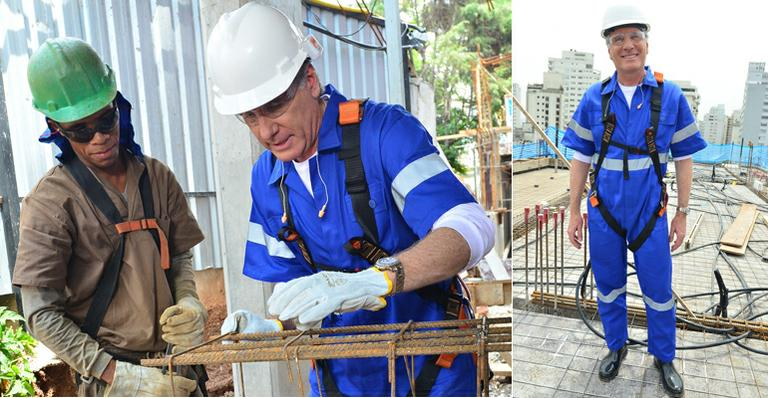
#> input picture analise02.jpg, 768 x 398 px, given in place of the camera
$ python BinarizacaoImagem.py
#> lines starting #> are read from the running program, lines starting #| are printed output that depends on the picture; after the words box and inside, x2 and y2 are one past the last pixel; in counts of white or black regions, pixels touching at a corner belong together
import cv2
import numpy as np

camera = cv2.VideoCapture(0)

while True:
    ret, frame = camera.read()
#> frame is the input picture: shape (398, 768, 3); mean B, G, R 158.7, 149.4, 144.6
    frame = cv2.flip(frame, 1)
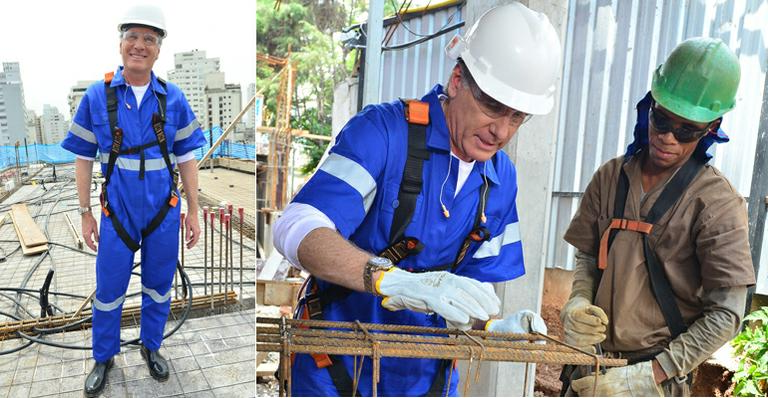
#> frame: shape (398, 768, 3); mean B, G, R 158.7, 149.4, 144.6
    hsv_frame = cv2.cvtColor(frame, cv2.COLOR_BGR2HSV)
#> hsv_frame: shape (398, 768, 3); mean H, S, V 64.3, 72.5, 174.4

    binarizacao = cv2.cvtColor(frame, cv2.COLOR_BGR2GRAY)
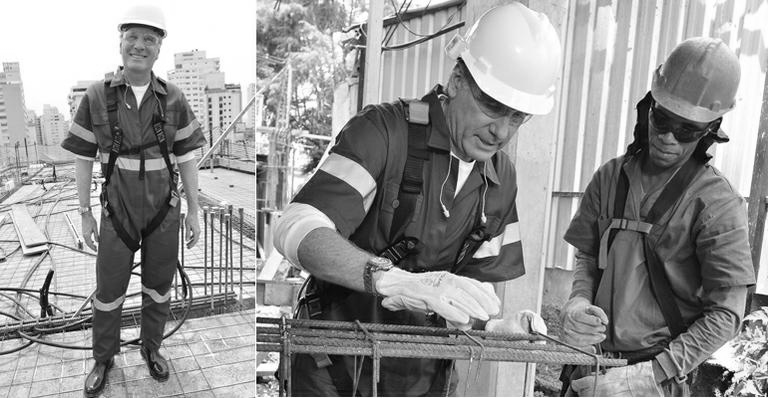
#> binarizacao: shape (398, 768); min 0, max 255, mean 149
    imagemGaussianBlur = cv2.GaussianBlur(binarizacao, (7, 7), 0)
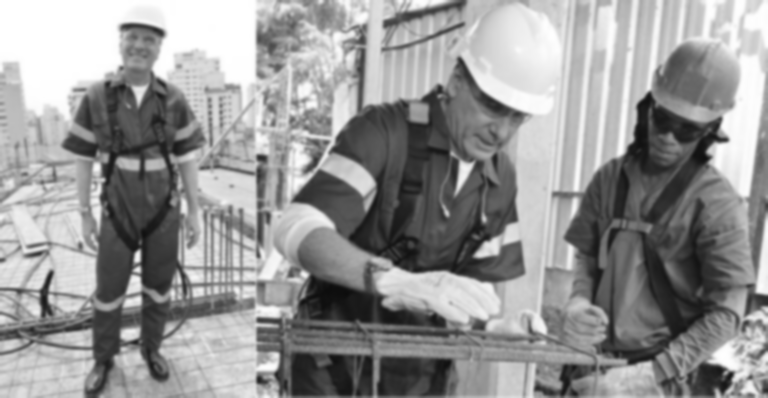
#> imagemGaussianBlur: shape (398, 768); min 12, max 255, mean 148.9
    _, imagemThrehold = cv2.threshold(
        imagemGaussianBlur, 120, 255, cv2.THRESH_BINARY_INV
    )
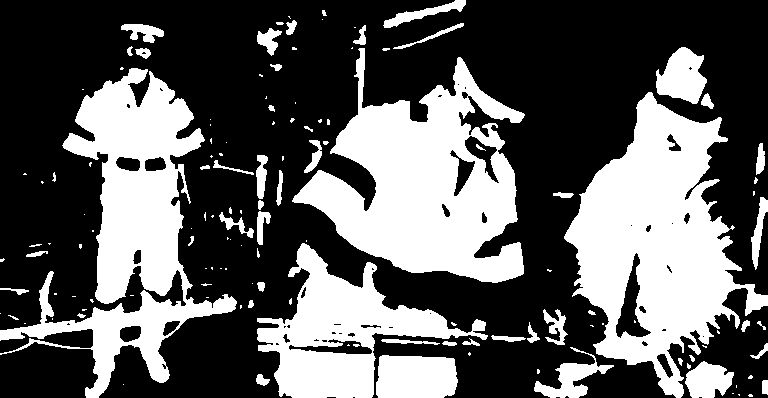
#> imagemThrehold: shape (398, 768); 36.3% white; 135 white regions (78 under 20 px), largest, box (x1, y1, x2, y2) and area: (564, 92, 768, 398) 29587, (292, 48, 525, 283) 27809, (0, 68, 237, 398) 25121

    imagemAdaptive = cv2.adaptiveThreshold(
        imagemGaussianBlur,
        255,
        cv2.ADAPTIVE_THRESH_MEAN_C,
        cv2.THRESH_BINARY_INV,
        25,
        10,
    )
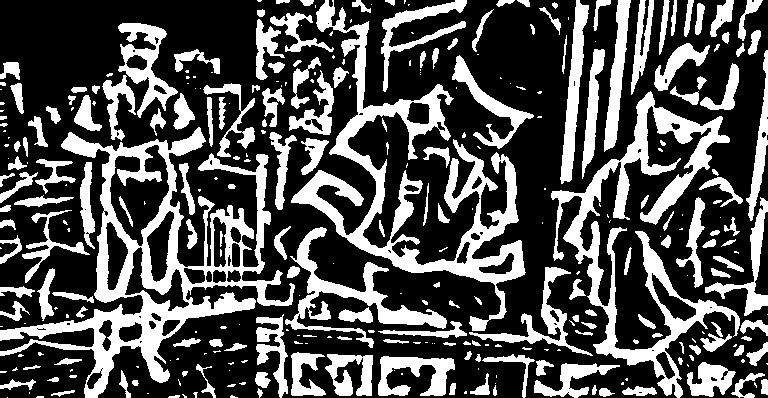
#> imagemAdaptive: shape (398, 768); 31.9% white; 327 white regions (144 under 20 px), largest, box (x1, y1, x2, y2) and area: (0, 127, 295, 398) 17168, (291, 0, 526, 331) 13689, (551, 91, 740, 398) 11513

    imagem = np.vstack([np.hstack([imagemThrehold, imagemAdaptive])])
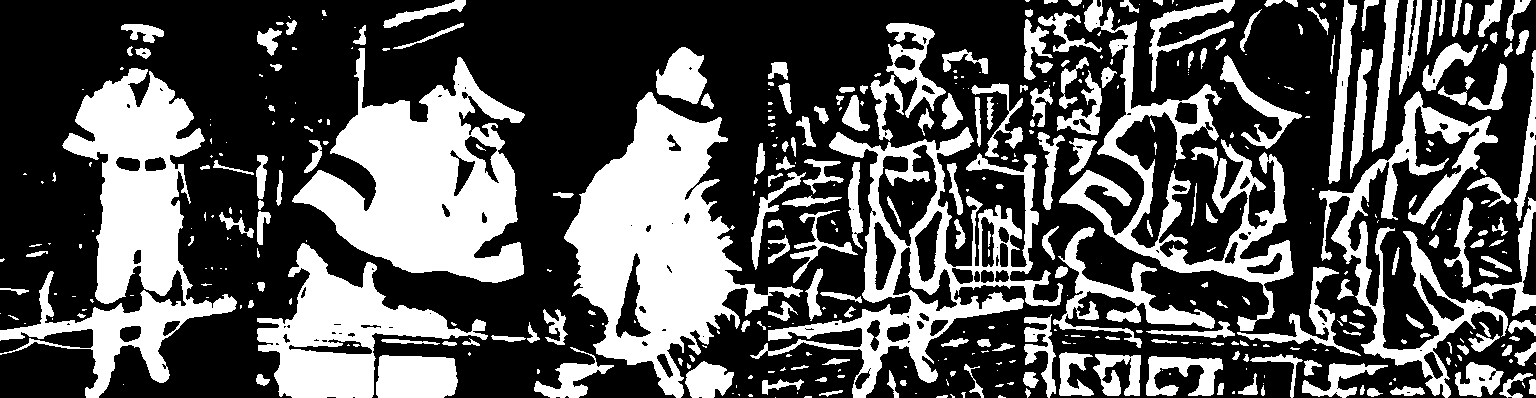
#> imagem: shape (398, 1536); 34.1% white; 457 white regions (222 under 20 px), largest, box (x1, y1, x2, y2) and area: (564, 92, 803, 398) 29810, (292, 48, 525, 283) 27809, (0, 68, 237, 398) 25121
    cv2.imshow("Camera Binarizada", imagem)

    if ret:
        key = cv2.waitKey(1)
#> (key Esc is pressed here)
        if key == 27:
            break

cv2.destroyAllWindows()
camera.release()

$ run again, on analise03.jpg
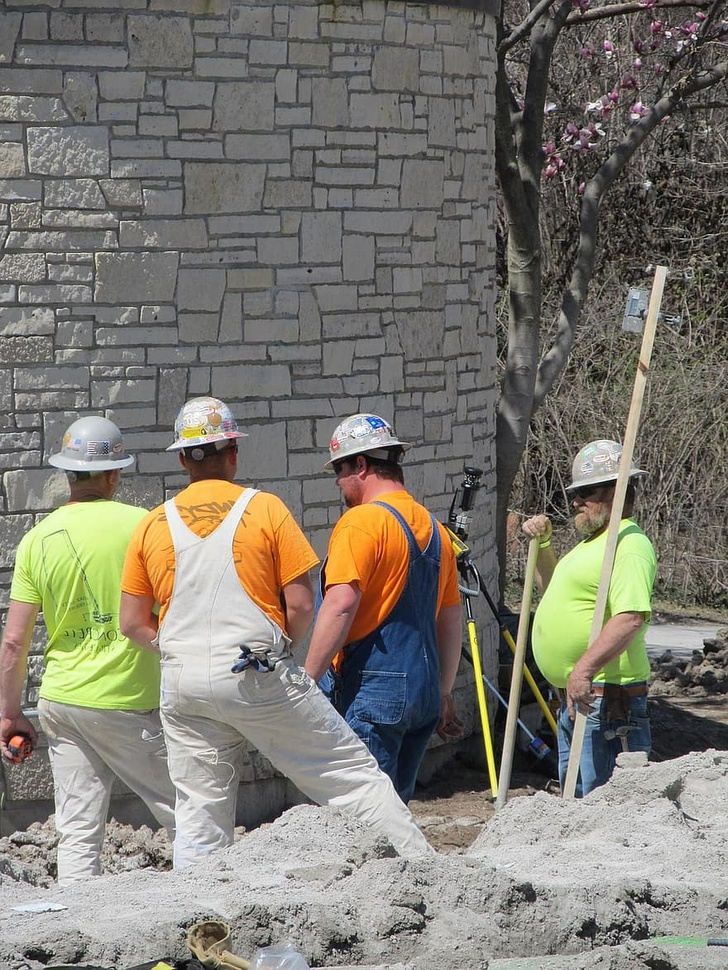
#> input picture analise03.jpg, 728 x 970 px, shrunk from 880 x 1173 before the run, given in place of the camera
#> frame is the input picture: shape (970, 728, 3); mean B, G, R 112.2, 121.5, 124.8
#> hsv_frame: shape (970, 728, 3); mean H, S, V 47.4, 34.2, 128.5
#> `_, imagemThrehold = cv2.threshold( imagemGaussianBlur, 120, 255, cv2.T..`:
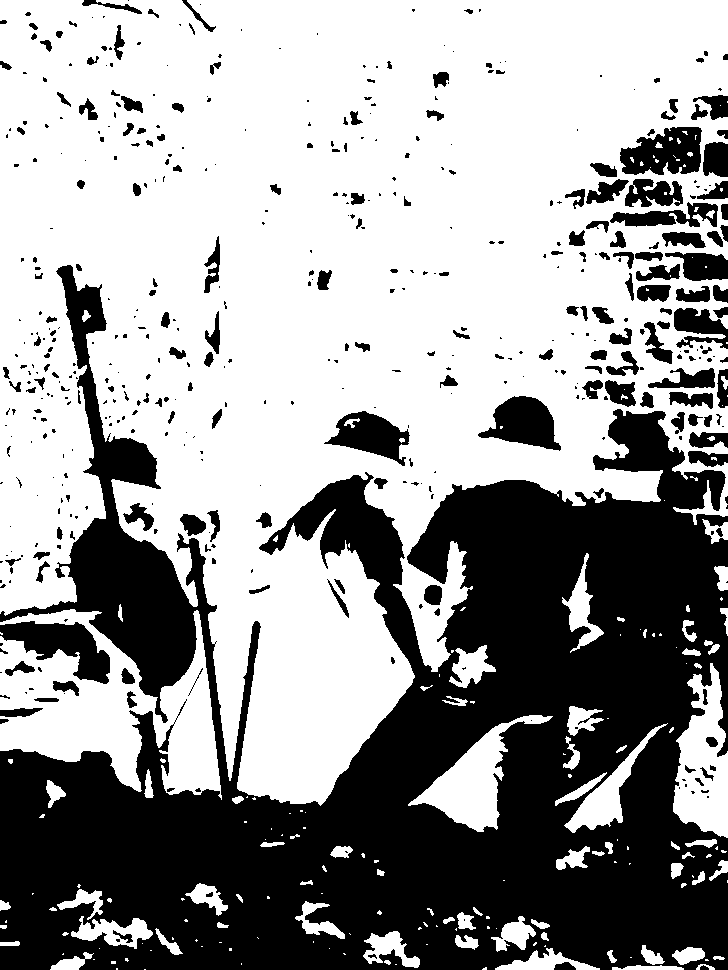
#> imagemThrehold: shape (970, 728); 60.8% white; 490 black regions (294 under 20 px), largest, box (x1, y1, x2, y2) and area: (0, 265, 728, 970) 236660, (0, 621, 110, 684) 3355, (620, 127, 702, 175) 2779
#> imagemAdaptive: shape (970, 728); 26.7% white; 1134 white regions (553 under 20 px), largest, box (x1, y1, x2, y2) and area: (240, 258, 728, 703) 29909, (220, 0, 728, 300) 25113, (174, 0, 234, 386) 4461
#> `imagem = np.vstack([np.hstack([imagemThrehold, imagemAdaptive])])`:
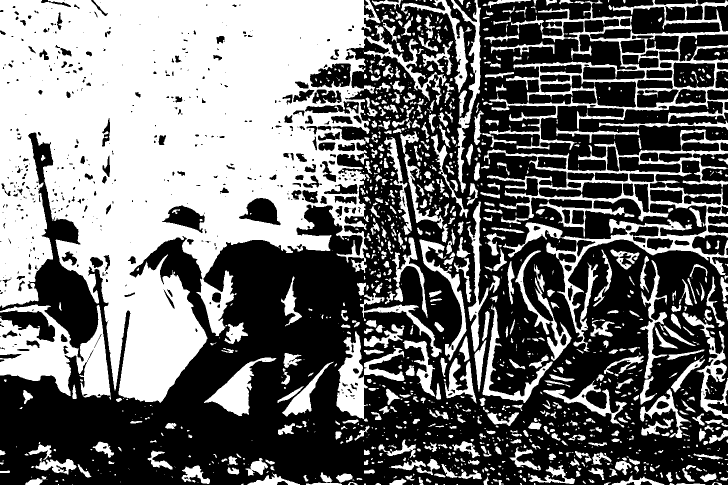
#> imagem: shape (970, 1456) (shown at 1/2 size); 43.8% white; 1299 white regions (655 under 20 px), largest, box (x1, y1, x2, y2) and area: (0, 0, 875, 806) 383153, (968, 258, 1456, 703) 29909, (948, 0, 1456, 300) 25113
